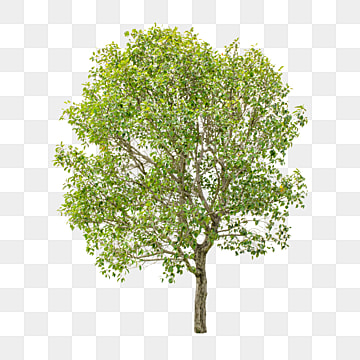
//> input picture cairo_example/tree.jpg, 360 x 360 px
$ ./simple_remap ../cairo_example/tree.jpg   (built with g++ and OpenCV 4)
//> lines starting //> are read from the running program, lines starting //| are printed output that depends on the picture
#include "opencv2/imgcodecs.hpp"
#include "opencv2/highgui.hpp"
#include "opencv2/imgproc.hpp"
#include <iostream>
using namespace cv;
void update_map( int &ind, Mat &map_x, Mat &map_y );
int main(int argc, const char** argv)
{
    CommandLineParser parser(argc, argv, "{@image |chicky_512.png|input image name}");
    std::string filename = parser.get<std::string>(0);
    Mat src = imread( samples::findFile( filename ), IMREAD_COLOR );
//> src is the input picture: 360 rows x 360 cols, CV_8UC3; mean B, G, R 193, 216.2, 212.2
    if (src.empty())
    {
        std::cout << "Cannot read image: " << filename << std::endl;
        return -1;
    }
    Mat dst(src.size(), src.type());
    Mat map_x(src.size(), CV_32FC1);
    Mat map_y(src.size(), CV_32FC1);
    const char* remap_window = "Remap demo";
    namedWindow( remap_window, WINDOW_AUTOSIZE );
    int ind = 0;
    for(;;)
    {
        update_map(ind, map_x, map_y);
//> after the loop in update_map, `for( int i = 0; i < map_x.rows; i++ )`:
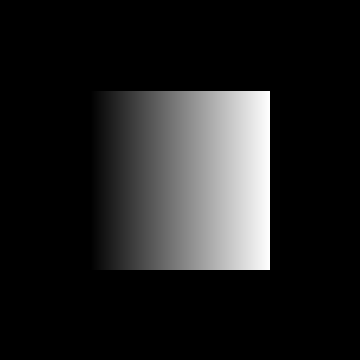
//> map_x: 360 rows x 360 cols, CV_32FC1; min 0, max 358.5, mean 44.6; drawn with min black and max white
//> after the loop in update_map, `for( int i = 0; i < map_x.rows; i++ )`:
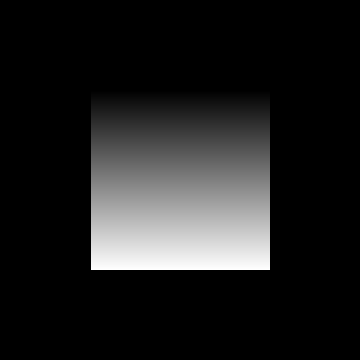
//> map_y: 360 rows x 360 cols, CV_32FC1; min 0, max 358.5, mean 44.6; drawn with min black and max white
//> ind = 1
        remap( src, dst, map_x, map_y, INTER_LINEAR, BORDER_CONSTANT, Scalar(0, 0, 0) );
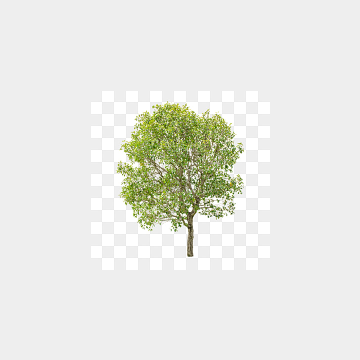
//> dst: 360 rows x 360 cols, CV_8UC3; mean B, G, R 226.8, 232.5, 231.5
        imshow( remap_window, dst );
        char c = (char)waitKey( 1000 );
//> the Esc key is pressed
        if( c == 27 )
        {
            break;
        }
    }
    return 0;
}
void update_map( int &ind, Mat &map_x, Mat &map_y )
{
    for( int i = 0; i < map_x.rows; i++ )
    {
        for( int j = 0; j < map_x.cols; j++ )
        {
            switch( ind )
            {
            case 0:
                if( j > map_x.cols*0.25 && j < map_x.cols*0.75 && i > map_x.rows*0.25 && i < map_x.rows*0.75 )
                {
                    map_x.at<float>(i, j) = 2*( j - map_x.cols*0.25f ) + 0.5f;
                    map_y.at<float>(i, j) = 2*( i - map_x.rows*0.25f ) + 0.5f;
                }
                else
                {
                    map_x.at<float>(i, j) = 0;
                    map_y.at<float>(i, j) = 0;
                }
                break;
            case 1:
                map_x.at<float>(i, j) = (float)j;
                map_y.at<float>(i, j) = (float)(map_x.rows - i);
                break;
            case 2:
                map_x.at<float>(i, j) = (float)(map_x.cols - j);
                map_y.at<float>(i, j) = (float)i;
                break;
            case 3:
                map_x.at<float>(i, j) = (float)(map_x.cols - j);
                map_y.at<float>(i, j) = (float)(map_x.rows - i);
                break;
            default:
                break;
            } // end of switch
        }
    }
    ind = (ind+1) % 4;
}
